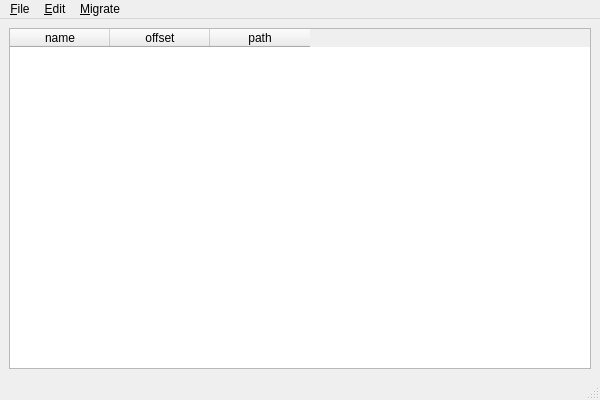
<?xml version="1.0" encoding="UTF-8"?>
<ui version="4.0">
 <class>goPage</class>
 <widget class="QMainWindow" name="goPage">
  <property name="geometry">
   <rect>
    <x>0</x>
    <y>0</y>
    <width>600</width>
    <height>400</height>
   </rect>
  </property>
  <property name="windowTitle">
   <string>goPage</string>
  </property>
  <widget class="QWidget" name="centralwidget">
   <layout class="QGridLayout" name="gridLayout">
    <item row="0" column="0">
     <widget class="QTableWidget" name="tableWidget">
      <property name="sizePolicy">
       <sizepolicy hsizetype="Expanding" vsizetype="Expanding">
        <horstretch>1</horstretch>
        <verstretch>0</verstretch>
       </sizepolicy>
      </property>
      <column>
       <property name="text">
        <string>name</string>
       </property>
      </column>
      <column>
       <property name="text">
        <string>offset</string>
       </property>
      </column>
      <column>
       <property name="text">
        <string>path</string>
       </property>
      </column>
     </widget>
    </item>
   </layout>
  </widget>
  <widget class="QMenuBar" name="menubar">
   <property name="geometry">
    <rect>
     <x>0</x>
     <y>0</y>
     <width>600</width>
     <height>30</height>
    </rect>
   </property>
   <widget class="QMenu" name="menuMinimize_to_tray">
    <property name="title">
     <string>&amp;File</string>
    </property>
    <addaction name="actionTray"/>
    <addaction name="actionQuit"/>
   </widget>
   <widget class="QMenu" name="menuEdit">
    <property name="title">
     <string>&amp;Edit</string>
    </property>
    <addaction name="actionImportDict"/>
    <addaction name="actionImportRmp"/>
    <addaction name="actionRemoveSelected"/>
    <addaction name="separator"/>
    <addaction name="actionRmp_update_offset"/>
    <addaction name="actionIgnore_dangling_ebf"/>
   </widget>
   <widget class="QMenu" name="menuMigrate">
    <property name="title">
     <string>&amp;Migrate</string>
    </property>
    <addaction name="actionMigFrom"/>
    <addaction name="actionMigAll"/>
   </widget>
   <addaction name="menuMinimize_to_tray"/>
   <addaction name="menuEdit"/>
   <addaction name="menuMigrate"/>
  </widget>
  <widget class="QStatusBar" name="statusbar"/>
  <action name="actionQuit">
   <property name="text">
    <string>&amp;Quit</string>
   </property>
  </action>
  <action name="actionTray">
   <property name="text">
    <string>&amp;Tray</string>
   </property>
  </action>
  <action name="actionImportDict">
   <property name="text">
    <string>Import &amp;Dict</string>
   </property>
  </action>
  <action name="actionImportRmp">
   <property name="text">
    <string>Import &amp;Rmp</string>
   </property>
  </action>
  <action name="actionMigFrom">
   <property name="text">
    <string>&amp;From</string>
   </property>
  </action>
  <action name="actionMigAll">
   <property name="text">
    <string>&amp;All</string>
   </property>
  </action>
  <action name="actionRemoveSelected">
   <property name="text">
    <string>Remove &amp;Selected</string>
   </property>
  </action>
  <action name="actionRmp_update_offset">
   <property name="checkable">
    <bool>true</bool>
   </property>
   <property name="checked">
    <bool>true</bool>
   </property>
   <property name="text">
    <string>&amp;Update rmp offset</string>
   </property>
  </action>
  <action name="actionIgnore_dangling_ebf">
   <property name="checkable">
    <bool>true</bool>
   </property>
   <property name="checked">
    <bool>true</bool>
   </property>
   <property name="text">
    <string>&amp;Ignore dangling ebf</string>
   </property>
  </action>
 </widget>
 <resources>
  <include location="res/goPage.qrc"/>
 </resources>
 <connections/>
</ui>
